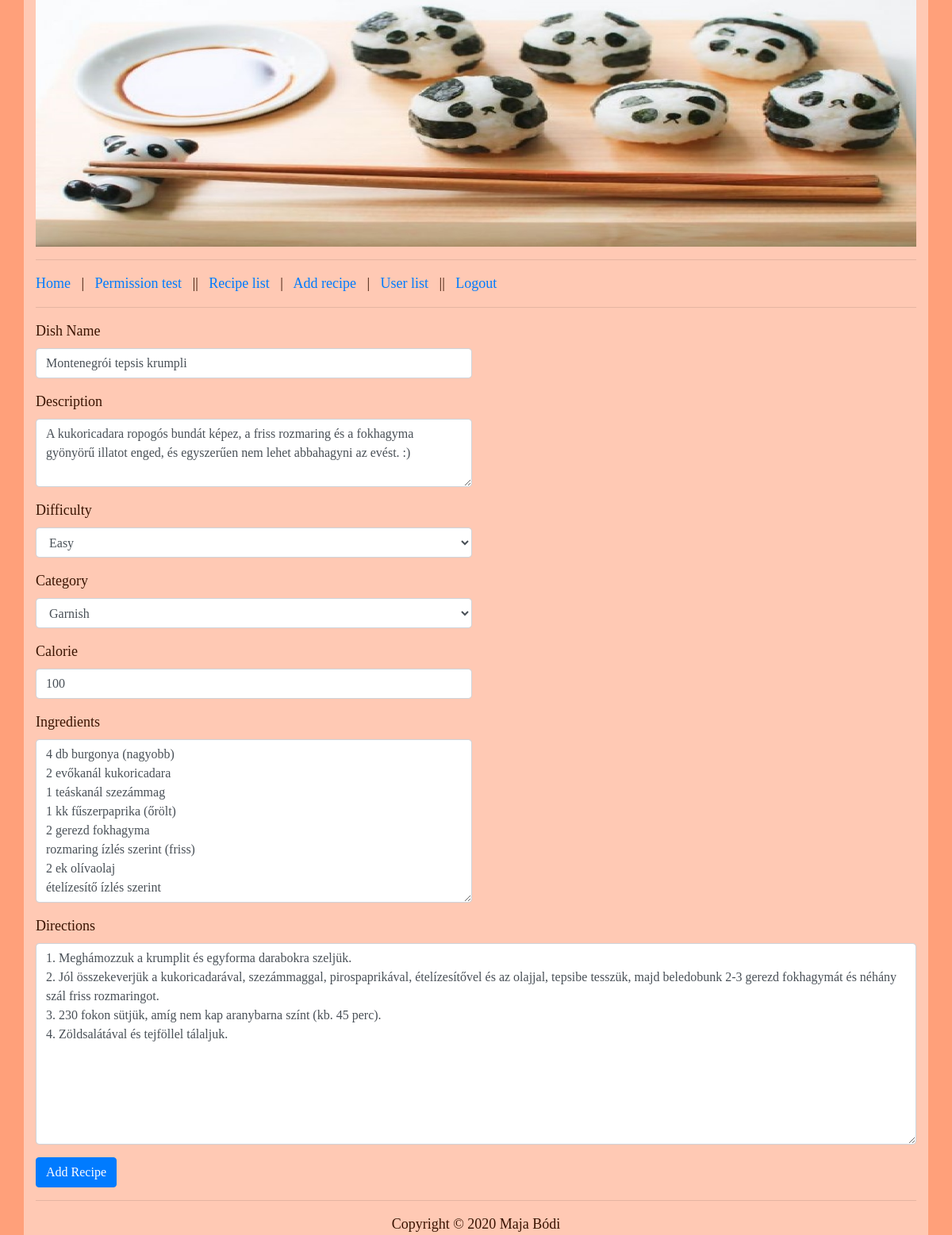
/index.php?P=edit_recipe&e=40 (signed in), run on the app's committed database.
### tables this page shows
CREATE TABLE IF NOT EXISTS `recipes` (
  `id` int(11) NOT NULL AUTO_INCREMENT,
  `dish_name` varchar(64) NOT NULL,
  `difficulty` int(11) NOT NULL,
  `category` varchar(40) NOT NULL,
  `calorie` int(11) NOT NULL,
  `ingredients` mediumtext NOT NULL,
  `directions` mediumtext NOT NULL,
  `description` varchar(500) NOT NULL,
  PRIMARY KEY (`id`)
);

### protected/database.php (called while the page is built, shortened)
<?php
function getConnection() {
	$connection = new PDO(DB_TYPE.':host='.DB_HOST.';dbname='.DB_NAME.';',DB_USER, DB_PASS);
	$connection->exec("SET NAMES '".DB_CHARSET."'");
	return $connection;
}
function getList($queryString, $queryParams = []) {
	$connection = getConnection();
	$statement = $connection->prepare($queryString);
	$success = $statement->execute($queryParams);
	$result = $success ? $statement->fetchAll(PDO::FETCH_ASSOC) : [];
	return $result;
}
?>

### protected/recipes/edit.php (the view, shortened to what this page needs)
<?php if(!isset($_SESSION['permission']) || $_SESSION['permission'] <= 1) : ?>
	<h1>Page access is forbidden!</h1>
<?php else : ?>
	<?php
		$query2 = "SELECT id, dish_name, difficulty, category, calorie, ingredients, directions, description FROM recipes WHERE id = :id ";
		$params2 = [':id' => $_GET['e']];
		$recipes = getList($query2, $params2);
	?>
	<?php foreach ($recipes as $r) : ?>
		<form method="post">
			<div class="form-row">
				<div class="form-group col-md-6">
					<label for="recipeDishName">Dish Name</label>
					<input type="text" class="form-control" id="recipeDishName" name="dish_name" value = "<?=$r['dish_name']?>">
				</div>
			</div>
			<div class="form-row">
				<div class="form-group col-md-6">
					<label for="recipeDescription">Description</label>
					<textarea type="text" placeholder="Please say something about it!" class="form-control" id="recipeDescription" name="description" rows="3"><?=$r['description']?></textarea>
				</div>
			</div>
			<div class="form-row">
				<div class="form-group col-md-6">
			    	<label for="recipeDifficulty">Difficulty</label>
			    	<?php
						$select = array("There is nothing here", "Very Easy", "Easy", "Medium", "Hard", "Very Hard");
						$fromwhere = $r['difficulty']
					?>
			    	<select class="form-control" id="recipeDifficulty" name="difficulty">
			      		<option value="<?=$select[$fromwhere]?>" selected><?=$select[$fromwhere]?></option>
			    	</select>
			  	</div>
			</div>
			<div class="form-row">
				<div class="form-group col-md-6">
					<label for="recipeCategory">Category</label>
					<?php
						$fromwhere = 0;
						$select = array("There is nothing here", "Breakfast", "Soup", "Main Course", "Dessert", "Salad", "Drinks", "Dinner", "Garnish");
					?>
					<?php switch($r['category']){
							case "Garnish": $fromwhere = 8; break;
					} ?>
					<select class="form-control" id="recipeCategory" name="category">
			      		<option value="<?=$select[$fromwhere]?>" selected><?=$select[$fromwhere]?></option>
			    	</select>
				</div>
			</div>
			<div class="form-row">
				<div class="form-group col-md-6">
					<label for="recipeCalorie">Calorie</label>
					<input type="text" class="form-control" id="recipeCalorie" name="calorie"  value = "<?=$r['calorie']?>">
				</div>
			</div>
			<div class="form-row">
				<div class="form-group col-md-6">
					<label for="recipeIngredients">Ingredients</label>
					<textarea type="text" placeholder="Please write the ingredients here! Please split the lines with ENTER!" class="form-control" id="recipeIngredients" name="ingredients" rows="8"><?=$r['ingredients']?></textarea>
				</div>
			</div>
			<div class="form-row">
				<div class="form-group col-md-12">
					<label for="recipeDirections">Directions</label>
					<textarea type="text" placeholder="Please write the instuctions here! Please split the lines with ENTER!" class="form-control" id="recipeDirections" name="directions" rows="10"><?=$r['directions']?></textarea>
				</div>
			</div>
			<button type="submit" class="btn btn-primary" name="addRecipe">Add Recipe</button>
		</form>
	<?php endforeach; ?>
<?php endif; ?>

### public/style.css (style rules this page uses)
body { background-color: #FFA07A; font-family: "Times New Roman"; font-size: 18px; color: #391300; }

### data on the page
recipes: dish_name "Montenegrói tepsis krumpli", description "A kukoricadara ropogós bundát képez, a friss rozmaring és a fokhagyma gyönyörű illatot enged, és egyszerűen nem lehet abbahagyni az evést. :)", difficulty "Easy", category "Garnish", calorie "100", ingredients "4 db burgonya (nagyobb) 2 evőkanál kukoricadara 1 teáskanál szezámmag 1 kk fűszerpaprika (őrölt) 2 gerezd fokhagyma rozmaring ízlés szerint (friss) 2 ek olívaolaj ételízesítő ízlés szerint", directions "1. Meghámozzuk a krumplit és egyforma darabokra szeljük. 2. Jól összekeverjük a kukoricadarával, szezámmaggal, pirospaprikával, ételízesítővel és az olajjal, tepsibe tesszük, majd beledobunk 2-3 gerezd fokhagymát és néhány szál friss rozmaringot. 3. 230 fokon sütjük, amíg nem kap aranybarna színt (kb. 45 perc). 4. Zöldsalátával és tejföllel tálaljuk."
